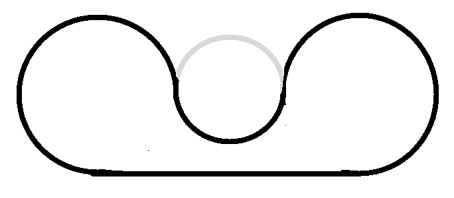
%> input picture track.png, 454 x 198 px
$ octave --eval "main;"   (GNU Octave 9; MATLAB toolbox functions it lacks are replaced by stand-ins)
%> lines starting %> are read from the running program, lines starting %| are printed output that depends on the picture; in (x1, y1, x2, y2) boxes, pixels count from 0 and x2, y2 are one past the last pixel; in counts of white or black regions, pixels touching at a corner belong together; the program's own positions count from 1
### generatePaths.m
    function [innerPath, outerPath] = generatePaths(imageFile, spacing)
        % Read the input image
    path = skeletonToLoopPath(imageFile);

    [innerPath, outerPath] = offsetPaths(path, spacing);

    %Visualize the skeleton
    figure;
    %img = imread(imageFile);
    %imshow(img);
    hold on;
    plot(path(:, 1), path(:, 2), 'r-', 'MarkerSize', 5);
    plot(innerPath(:, 1), innerPath(:, 2), 'b-', 'LineWidth', 2); % Path 1
    plot(outerPath(:, 1), outerPath(:, 2), 'g-', 'LineWidth', 2); % Path 2

    title('Skeleton of the Path');
    hold off;

end

function orderedPath = skeletonToLoopPath(imagePath)
    % Read the input image
    img = imread(imagePath);

    % Convert the image to grayscale
    grayImg = rgb2gray(img);

    % Threshold the grayscale image to create a binary mask
    binaryMask = grayImg < 50; % Adjust threshold if needed

    % Skeletonize the path to get a single-pixel-wide line
    skeleton = bwmorph(binaryMask, 'skel', Inf);
    skeleton = imclose(skeleton, strel('disk', 1));

    % Find coordinates of the skeleton
    [rows, cols] = find(skeleton);
    skeletonPoints = [cols, rows];

    % If no skeleton points are found, return an empty result
    if isempty(skeletonPoints)
        warning('No skeleton points found in the image.');
        orderedPath = [];
        return;
    end

    % Create a connectivity matrix to define neighbors
    [height, width] = size(skeleton);
    connectivityOffsets = [
        -1, -1; -1, 0; -1, 1;
         0, -1;        0, 1;
         1, -1;  1, 0;  1, 1
    ];

    % Start ordering from any point
    orderedPath = skeletonPoints(1, :);
    remainingPoints = skeletonPoints(2:end, :);

    % Sequentially order the points
    while ~isempty(remainingPoints)
        lastPoint = orderedPath(end, :);

        % Find neighbors of the last point
        neighbors = lastPoint + connectivityOffsets;

        % Check which neighbors are in the remaining points
        [isNeighbor, neighborIdx] = ismember(remainingPoints, neighbors, 'rows');

        if any(isNeighbor)
            % Add the first valid neighbor to the path
            nextIdx = find(isNeighbor, 1, 'first');
            nextPoint = remainingPoints(nextIdx, :);
            orderedPath = [orderedPath; nextPoint];
            % Remove the added point from the remaining points
            remainingPoints(nextIdx, :) = [];
        else
            % If no neighbors are found, the path is complete
            break;
        end
    end

    % Close the loop by adding the first point to the end
    orderedPath = [orderedPath; orderedPath(1, :)];

    orderedPath = smoothPath(orderedPath);


    % [7 lines of commented-out code are left out]
end


function smoothedPath = smoothPath(path)
    % Use Savitzky-Golay filter to smooth the x and y coordinates
    windowSize = 9; % Must be odd
    polynomialOrder = 6; % Polynomial order for smoothing
    smoothedX = sgolayfilt(path(:, 1), polynomialOrder, windowSize);
    smoothedY = sgolayfilt(path(:, 2), polynomialOrder, windowSize);
    smoothedPath = [smoothedX, smoothedY];
end


function [path1, path2] = offsetPaths(centerline, spacing)
    % Compute perpendicular offsets for each point in the centerline
    path1 = zeros(size(centerline));
    path2 = zeros(size(centerline));

    for i = 2:size(centerline, 1)-1
        % Calculate tangent vector
        tangent = centerline(i+1, :) - centerline(i-1, :);
        tangent = tangent / norm(tangent); % Normalize

        % Calculate perpendicular vector
        perp = [-tangent(2), tangent(1)];

        % Offset paths
        path1(i, :) = centerline(i, :) + spacing * perp;
        path2(i, :) = centerline(i, :) - spacing * perp;
    end

    % Fill in endpoints manually
    path1(1, :) = path1(2, :);
    path1(end, :) = path1(end-1, :);
    path2(1, :) = path2(2, :);
    path2(end, :) = path2(end-1, :);
end

### main.m
function main()
    % Define round-corner rectangular track boundaries
    [leftBoundary, rightBoundary] = generatePaths('track.png', 4);
%> in skeletonToLoopPath, img is the input picture: size 198x454x3 uint8; min 0, max 255, mean 237.2
%> in skeletonToLoopPath, `binaryMask = grayImg < 50;`:
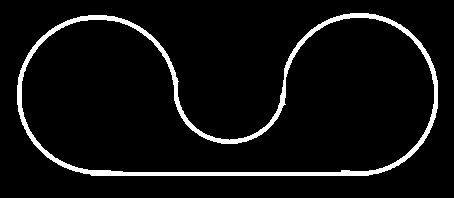
%> binaryMask: size 198x454 logical; 5.9% white; 1 white region, box (x1, y1, x2, y2) and area: (17, 13, 438, 176) 5286
%> in skeletonToLoopPath, `skeleton = bwmorph(binaryMask, 'skel', Inf);`:
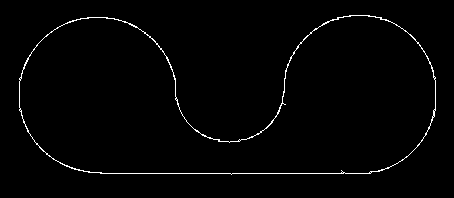
%> skeleton: size 198x454 logical; 1.5% white in thin lines or dots, all inside (x1, y1, x2, y2) = (19, 15, 436, 175)
%> in skeletonToLoopPath, `[rows, cols] = find(skeleton);`: rows = 1360 values from 16 to 175; cols = 1360 values from 20 to 436
%> in skeletonToLoopPath, `skeletonPoints = [cols, rows];`: skeletonPoints = 1360 rows, first 12: [20 79; 20 80; 20 82; 20 83; 20 84; 20 85; 20 86; 20 87; 20 88; 20 89; 20 90; 20 91]
%> in skeletonToLoopPath, `orderedPath = skeletonPoints(1, :);`: orderedPath = [20 79]
%> in skeletonToLoopPath, `remainingPoints = skeletonPoints(2:end, :);`: remainingPoints = 1359 rows, first 12: [20 80; 20 82; 20 83; 20 84; 20 85; 20 86; 20 87; 20 88; 20 89; 20 90; 20 91; 20 92]
%> the loop in skeletonToLoopPath, `while ~isempty(remainingPoints)` made 32 passes
%> (lastPoint, nextIdx, nextPoint) on passes 6 to 17: ([22 76], 37, [22 75]), ([22 75], 36, [22 74]), ([22 74], 46, [23 73]), ([23 73], 45, [23 72]), ([23 72], 44, [23 71]), ([23 71], 51, [24 70]), ([24 70], 50, [24 69]), ([24 69], 49, [24 68]), ([24 68], 55, [25 67]), ([25 67], 54, [25 66]), ([25 66], 53, [25 65]), ([25 65], 59, [26 64])
%> (nextIdx, orderedPath) on passes 1 to 5: (1, [20 79; 20 80]), (31, [20 79; 20 80; 21 79]), (30, [20 79; 20 80; 21 79; 21 78]), (39, [20 79; 20 80; 21 79; 21 78; 22 77]), (38, [20 79; 20 80; 21 79; 21 78; 22 77; 22 76])
%> after the loop in skeletonToLoopPath, `while ~isempty(remainingPoints)`: orderedPath = 32 rows, first 12: [20 79; 20 80; 21 79; 21 78; 22 77; 22 76; 22 75; 22 74; 23 73; 23 72; 23 71; 24 70]; remainingPoints = 1328 rows, first 12: [20 82; 20 83; 20 84; 20 85; 20 86; 20 87; 20 88; 20 89; 20 90; 20 91; 20 92; 20 93]
%> in skeletonToLoopPath, `orderedPath = [orderedPath; orderedPath(1, :)];`: orderedPath = 33 rows, first 12: [20 79; 20 80; 21 79; 21 78; 22 77; 22 76; 22 75; 22 74; 23 73; 23 72; 23 71; 24 70]
%> in smoothPath, `smoothedX = sgolayfilt(path(:, 1), polynomialOrder, windowSize);`: smoothedX = 33 values, max 29.24 at index 25, min 19.99 at index 1, mean 24.76
%> in smoothPath, `smoothedY = sgolayfilt(path(:, 2), polynomialOrder, windowSize);`: smoothedY = 33 values, max 79.98 at index 2, min 58.22 at index 24, mean 68.03
%> in smoothPath, `smoothedPath = [smoothedX, smoothedY];`: smoothedPath = 33 rows, first 12: [19.99 79; 20.09 79.98; 20.76 79.04; 21.33 77.96; 21.77 77.01; 22.16 76; 21.85 75; 22.19 74; 22.85 73; 23 72; 23.15 71; 23.85 70]
%> in skeletonToLoopPath, `orderedPath = smoothPath(orderedPath);`: orderedPath has the same summary as smoothedPath in smoothPath
%> in generatePaths, `path = skeletonToLoopPath(imageFile);`: path has the same summary as smoothedPath in smoothPath
%> the loop in offsetPaths, `for i = 2:size(centerline, 1)-1` made 31 passes
%> (tangent, perp) on passes 1 to 12: ([0.999 0.0446], [-0.0446 0.999]), ([0.523 -0.852], [0.852 0.523]), ([0.445 -0.896], [0.896 0.445]), ([0.388 -0.922], [0.922 0.388]), ([0.0405 -0.999], [0.999 0.0405]), ([0.0163 -1], [1 0.0163]), ([0.447 -0.894], [0.894 0.447]), ([0.375 -0.927], [0.927 0.375]), ([0.148 -0.989], [0.989 0.148]), ([0.392 -0.92], [0.92 0.392]), ([0.392 -0.92], [0.92 0.392]), ([0.145 -0.989], [0.989 0.145])
%> after the loop in offsetPaths, `for i = 2:size(centerline, 1)-1`: path1 = 33 rows, first 12: [0 0; 19.91 83.98; 24.17 81.13; 24.92 79.74; 25.45 78.56; 26.15 76.16; 25.85 75.07; 25.77 75.79; 26.56 74.5; 26.96 72.59; 26.83 72.57; 27.53 71.57]; path2 = 33 rows, first 12: [0 0; 20.27 75.99; 17.35 76.94; 17.75 76.18; 18.08 75.46; 18.16 75.84; 17.85 74.93; 18.61 72.21; 19.14 71.5; 19.04 71.41; 19.47 69.43; 20.17 68.43]
%> in generatePaths, `[innerPath, outerPath] = offsetPaths(path, spacing);`: innerPath = 33 rows, first 12: [19.91 83.98; 19.91 83.98; 24.17 81.13; 24.92 79.74; 25.45 78.56; 26.15 76.16; 25.85 75.07; 25.77 75.79; 26.56 74.5; 26.96 72.59; 26.83 72.57; 27.53 71.57]; outerPath = 33 rows, first 12: [20.27 75.99; 20.27 75.99; 17.35 76.94; 17.75 76.18; 18.08 75.46; 18.16 75.84; 17.85 74.93; 18.61 72.21; 19.14 71.5; 19.04 71.41; 19.47 69.43; 20.17 68.43]
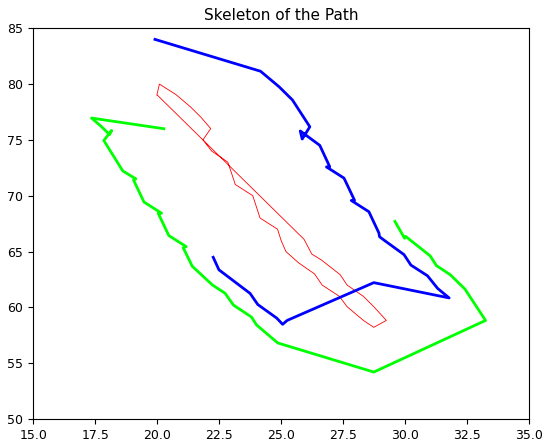
%> figure redrawn from the program's plot data
%> leftBoundary has the same summary as innerPath in generatePaths; rightBoundary has the same summary as outerPath in generatePaths
    % Initialize control points (aligned with the track centerline)
    numControlPoints = 50; % Increase number for better resolution
    initialControlPoints = zeros(numControlPoints, 2);
    boundarySize = size(leftBoundary, 1);
%> boundarySize = 33

    for i = 1:numControlPoints
        idx = round((i - 1) * (boundarySize - 1) / (numControlPoints - 1)) + 1;
        idx = min(max(idx, 1), boundarySize); % Ensure idx stays within bounds
        initialControlPoints(i, :) = (leftBoundary(idx, :) + rightBoundary(idx, :)) / 2;
    end
%> after the loop, initialControlPoints = 50 rows, first 12: [20.09 79.98; 20.09 79.98; 20.09 79.98; 20.76 79.04; 21.33 77.96; 21.33 77.96; 21.77 77.01; 22.16 76; 22.16 76; 21.85 75; 22.19 74; 22.19 74]

    % Optimize the control points
%> (the run ends here)
